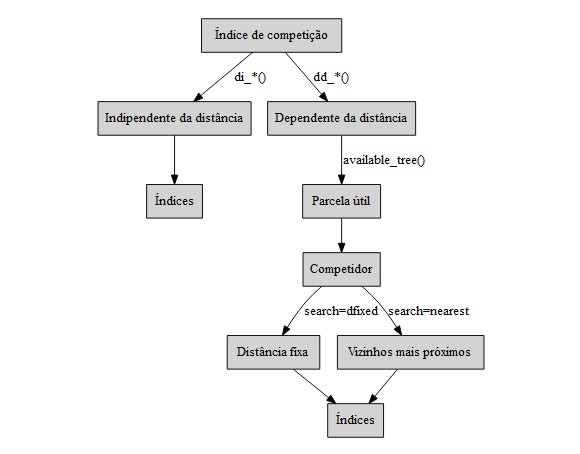

Generate this figure with R:
library(DiagrammeR)

png(file = "workfow.png")

grViz("
  
  digraph index {
  
  node [shape  = box,  style = filled]
  A [label = 'Índice de competição']
  B [label = 'Indipendente da distância']
  B1 [label = 'Índices']
  C [label = 'Dependente da distância']
  D [label = 'Parcela útil']
  E [label = 'Competidor']
  E1 [label = 'Distância fixa']
  E2 [label = 'Vizinhos mais próximos']
  F [label = 'Índices']
  
  A -> B [label = ' di_*()']
  B-> B1
  A -> C [label = ' dd_*()']
  C -> D [label = ' available_tree()']
  D -> E [label = '']
  E -> E1 [label = 'search=dfixed']
  E -> E2 [label = 'search=nearest']
  {E1 E2} -> F
  
  }
")

dev.off()
